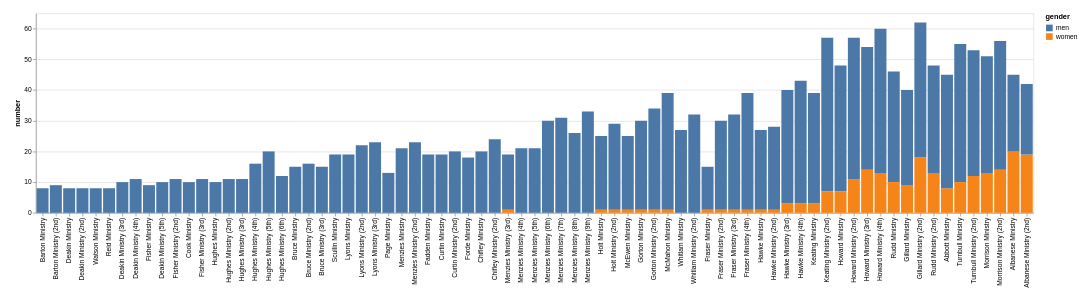

The code cell stored with this chart in its notebook:
### Code cell
#| echo: false
#| column: page
#| label: fig-gender-ministries
#| fig-cap: Gender breakdown of ministries

display(min_gender_chart)

### Figure 1 — Vega-Lite specification as saved in the notebook (floating-point values rounded to 4 significant figures; data arrays with more than 128 entries replaced by an {"elided": "..."} marker saying what was removed)
{"config": {"view": {"continuousWidth": 300, "continuousHeight": 300}}, "data": {"name": "data-a4e7b438819a38562ecb9855affa8e81"}, "mark": {"type": "bar"}, "encoding": {"color": {"field": "gender", "type": "nominal"}, "tooltip": [{"field": "gender", "type": "nominal"}, {"field": "number", "type": "quantitative"}], "x": {"field": "MinistryName", "sort": {"field": "Id"}, "title": null, "type": "nominal"}, "y": {"field": "number", "type": "quantitative"}}, "padding": 20, "width": "container", "$schema": "https://vega.github.io/schema/vega-lite/v6.4.1.json", "datasets": {"data-a4e7b438819a38562ecb9855affa8e81": {"elided": "150 records"}}}
